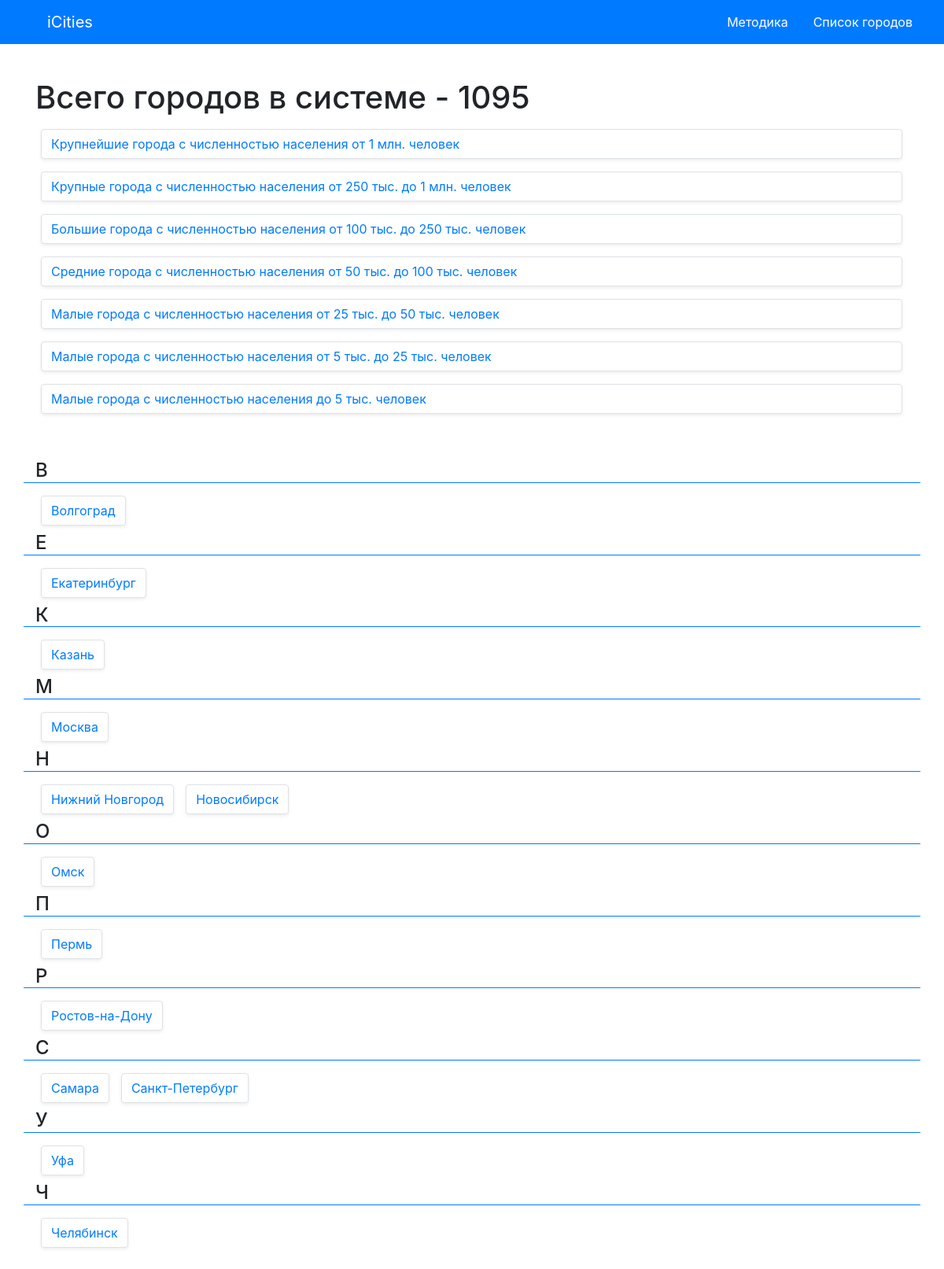
The app's page /city/list1 with its own data.
### city/models.py (models this page shows, shortened)
class City(models.Model):
    id = models.AutoField(primary_key=True)
    CLIMATE_CHOICES = [
        ('D', 'Discomfort'),
        ('C', 'Comfort'),
    ]
    name = models.CharField(max_length=50, help_text="City name", null=False)
    region = models.ForeignKey(Region, on_delete=models.SET_NULL, null=True)
    population = models.IntegerField()
    typeCity = models.ForeignKey(TypeCity, on_delete=models.SET_NULL, null=True)
    climate = models.CharField(
        max_length=2,
        choices=CLIMATE_CHOICES,
        default='C',
    )

### city/views.py (the view)
# urls.py: path('list', views.listCities, name="listCities"),
def listCities(request, typeCity=0):
    num_cities = City.objects.all().count()
    cities = None
    if typeCity in range(1, 8):
        cities = City.objects.filter(typeCity__id=typeCity)
    elif typeCity is 0:
        cities = City.objects.all()
    cities = cities.order_by("name")
    listC = dict()
    for city in cities:
        letter = city.name[0]
        if letter in listC:
            listC[letter].append(city)
        else:
            listC[letter] = []
            listC[letter].append(city)
    print(request.path)
    return render(
        request,
        'listCities.html',
        context={'num_cities': num_cities, 'cities_list': listC.items(), },
    )

### city/templates/listCities.html (shortened to what this page needs)
{% extends "base_generic.html" %}
{% block content %}
    <div class="row">
        <div class="col">
            <h1>Всего городов в системе - {{ num_cities }}</h1>
        </div>
    </div>
    <div class="row">
        <div class="col">
            <div class="p-2"><a class="page-link rounded shadow-sm"
                                href="{% url 'listCities' 1 %}">Крупнейшие города с численностью населения от 1 млн.
                человек</a></div>
            <div class="p-2"><a class="page-link rounded shadow-sm"
                                href="{% url 'listCities' 2 %}">Крупные города с численностью населения от 250 тыс. до 1
                млн. человек</a></div>
            <div class="p-2"><a class="page-link rounded shadow-sm"
                                href="{% url 'listCities' 3 %}">Большие города с численностью населения от 100 тыс. до
                250 тыс. человек</a></div>
            <div class="p-2"><a class="page-link rounded shadow-sm"
                                href="{% url 'listCities' 4 %}">Средние города с численностью населения от 50 тыс. до
                100 тыс. человек</a></div>
            <div class="p-2"><a class="page-link rounded shadow-sm"
                                href="{% url 'listCities' 5 %}">Малые города с численностью населения от 25 тыс. до 50
                тыс. человек</a></div>
            <div class="p-2"><a class="page-link rounded shadow-sm"
                                href="{% url 'listCities' 6 %}">Малые города с численностью населения от 5 тыс. до 25
                тыс. человек</a></div>
            <div class="p-2"><a class="page-link rounded shadow-sm"
                                href="{% url 'listCities' 7 %}">Малые города с численностью населения до 5 тыс.
                человек</a></div>
        </div>
    </div>
    <div style="padding-top: 50px ">
        {% for list_for_let in  cities_list %}
            <div class="row">
                <h4 class="col border-bottom border-primary">{{ list_for_let.0 }}</h4>
            </div>
            <div class="row">
                <div class="col d-flex flex-wrap justify-content-start">
                    {% for city in list_for_let.1 %}
                        <div class="p-2"><a class="page-link rounded shadow-sm"
                                            href="{% url 'viewCity' city.id %}">{{ city.name }}</a></div>
                    {% endfor %}
                </div>
            </div>
        {% endfor %}
    </div>
{% endblock %}

### home/static/css/main.css (style rules this page uses)
body { padding-top: 100px; padding-bottom: 100px; }

### records on screen
City: name "Волгоград"
City: name "Екатеринбург"
City: name "Казань"
City: name "Москва"
City: name "Нижний Новгород"
City: name "Новосибирск"
City: name "Омск"
City: name "Пермь"
City: name "Ростов-на-Дону"
City: name "Самара"
City: name "Санкт-Петербург"
City: name "Уфа"
City: name "Челябинск"

### other values on screen
{{ num_cities }} "1095"
{{ list_for_let.0 }} "В" "Е" "К" "М" "Н" "О" "П" "Р" "С" "У" "Ч"
